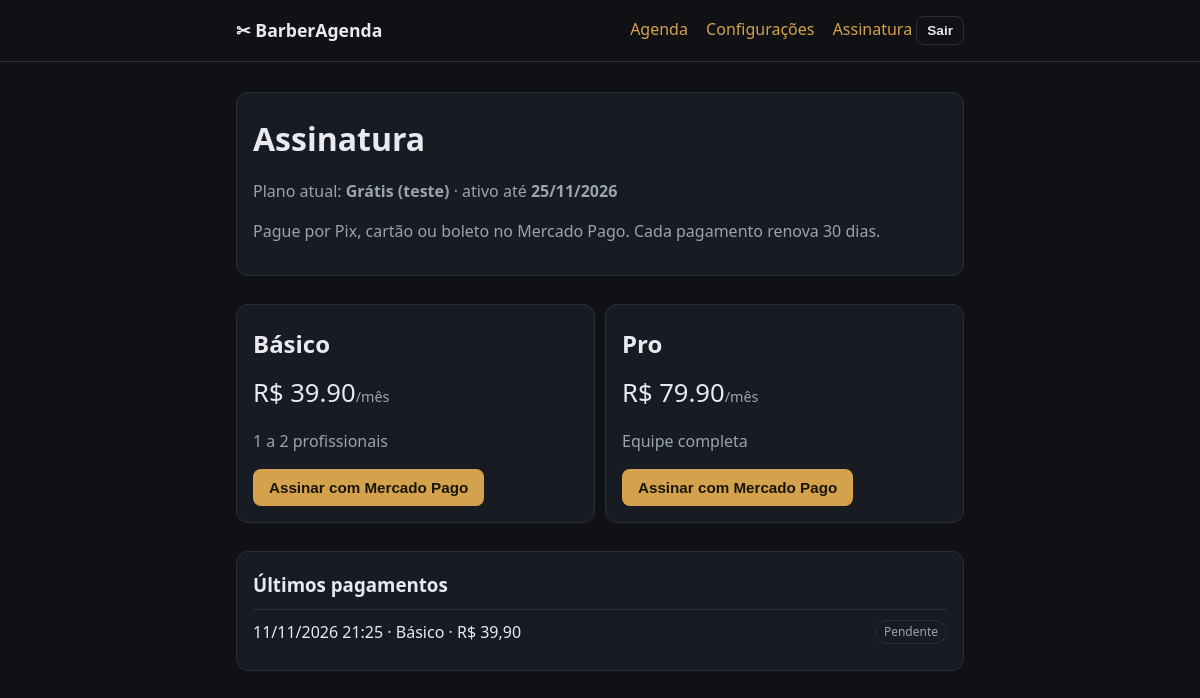
The app's page /painel/assinatura/ (signed in) with its own data.
### agenda/models.py (models this page shows, shortened)
class Barbearia(models.Model):
    dono = models.OneToOneField(
        settings.AUTH_USER_MODEL, on_delete=models.CASCADE, related_name="barbearia"
    )
    nome = models.CharField(max_length=120)
    slug = models.SlugField(unique=True, help_text="Endereço público: /b/<slug>/")
    telefone_whatsapp = models.CharField(
        max_length=20, blank=True, help_text="Só números, com DDD. Ex: 11999998888"
    )
    abre_as = models.TimeField(default=time(9, 0))
    fecha_as = models.TimeField(default=time(19, 0))
    intervalo_minutos = models.PositiveIntegerField(
        default=30, help_text="Tamanho de cada horário na agenda"
    )
    plano = models.CharField(max_length=10, choices=Plano.choices, default=Plano.GRATIS)
    assinatura_ativa_ate = models.DateField(
        null=True, blank=True, help_text="Fim do período pago/teste"
    )
    criado_em = models.DateTimeField(auto_now_add=True)
    class Meta:
        verbose_name = "barbearia"
    @property
    def assinatura_valida(self):
        if self.assinatura_ativa_ate is None:
            return True
        return self.assinatura_ativa_ate >= timezone.localdate()

class Pagamento(models.Model):
    class Status(models.TextChoices):
        PENDENTE = "pendente", "Pendente"
        APROVADO = "aprovado", "Aprovado"
        RECUSADO = "recusado", "Recusado"
    barbearia = models.ForeignKey(
        Barbearia, on_delete=models.CASCADE, related_name="pagamentos"
    )
    plano = models.CharField(max_length=10, choices=Plano.choices)
    valor = models.DecimalField(max_digits=8, decimal_places=2)
    status = models.CharField(
        max_length=10, choices=Status.choices, default=Status.PENDENTE
    )
    mp_preference_id = models.CharField(max_length=80, blank=True)
    mp_payment_id = models.CharField(max_length=40, blank=True, null=True, unique=True)
    criado_em = models.DateTimeField(auto_now_add=True)
    aprovado_em = models.DateTimeField(null=True, blank=True)
    class Meta:
        ordering = ["-criado_em"]

### agenda/views.py (the view, shortened to what this page needs)
# urls.py: path("painel/assinatura/", views.assinatura, name="assinatura"),
@login_required
def assinatura(request):
    barbearia = _barbearia(request)
    planos = settings.PLANOS_PRECOS
    return render(
        request,
        "agenda/assinatura.html",
        {
            "barbearia": barbearia,
            "planos": planos,
            "pagamentos": barbearia.pagamentos.all()[:10],
        },
    )

### agenda/views.py (called while the page is built)
def _barbearia(request):
    try:
        return Barbearia.objects.get(dono=request.user)
    except Barbearia.DoesNotExist:
        raise SemBarbearia()

### agenda/templates/agenda/assinatura.html (shortened to what this page needs)
{% extends "base.html" %}
{% block content %}
<div class="card">
  <h1>Assinatura</h1>
  <p class="muted">
    Plano atual: <strong>{{ barbearia.get_plano_display }}</strong>
    {% if barbearia.assinatura_ativa_ate %}
      · {% if barbearia.assinatura_valida %}ativo até <strong>{{ barbearia.assinatura_ativa_ate|date:"d/m/Y" }}</strong>
      {% else %}<strong style="color:var(--bad)">expirado em {{ barbearia.assinatura_ativa_ate|date:"d/m/Y" }}</strong>{% endif %}
    {% endif %}
  </p>
  <p class="muted">Pague por Pix, cartão ou boleto no Mercado Pago. Cada pagamento renova 30 dias.</p>
</div>
<div class="row">
  {% for chave, p in planos.items %}
  <div class="card" style="flex:1 1 220px">
    <h2>{{ p.nome }}</h2>
    <p style="font-size:1.6rem;margin:.2em 0">R$ {{ p.preco }}<span class="muted" style="font-size:.9rem">/mês</span></p>
    <p class="muted">{{ p.descricao }}</p>
    <form method="post">{% csrf_token %}
      <button type="submit">Assinar com Mercado Pago</button>
    </form>
  </div>
  {% endfor %}
</div>
{% if pagamentos %}
<div class="card">
  <h3>Últimos pagamentos</h3>
  {% for pg in pagamentos %}
    <div class="item"><span>{{ pg.criado_em|date:"d/m/Y H:i" }} · {{ pg.get_plano_display }} · R$ {{ pg.valor }}</span><span class="tag">{{ pg.get_status_display }}</span></div>
  {% endfor %}
</div>
{% endif %}
{% endblock %}

### templates/base.html (shortened to what this page needs)
<!doctype html>
<html lang="pt-br">
<head>
</head>
<body>
  <header class="top">
    <div class="wrap">
      <a class="brand" href="{% url 'home' %}">✂ BarberAgenda</a>
      <nav>
        {% if user.is_authenticated %}
          <a href="{% url 'painel' %}">Agenda</a>
          <a href="{% url 'configuracoes' %}">Configurações</a>
          <a href="{% url 'assinatura' %}">Assinatura</a>
          <form class="inline" method="post" action="{% url 'logout' %}">{% csrf_token %}<button class="btn sec sm" type="submit">Sair</button></form>
        {% else %}
          <a href="{% url 'login' %}">Entrar</a>
          <a href="{% url 'cadastro' %}">Teste grátis</a>
        {% endif %}
      </nav>
    </div>
  </header>
  <main class="wrap">
    {% block content %}{% endblock %}
  </main>
</body>
</html>

### templates/base.html (style rules this page uses)
:root { --bg:#0f1115; --card:#181b22; --line:#2a2f3a; --txt:#e8eaf0; --mut:#9aa3b2; --acc:#d4a24c; --ok:#3fb27f; --bad:#e5645c; }
* { box-sizing: border-box; }
body { margin:0; font-family: system-ui, sans-serif; background:var(--bg); color:var(--txt); line-height:1.5; }
a { color: var(--acc); }
.wrap { max-width: 760px; margin: 0 auto; padding: 16px; }
header.top { border-bottom:1px solid var(--line); }
header.top .wrap { display:flex; align-items:center; justify-content:space-between; gap:12px; flex-wrap:wrap; }
header.top nav a { margin-left:14px; text-decoration:none; }
.brand { font-weight:700; color:var(--txt); text-decoration:none; font-size:1.1rem; }
.card { background:var(--card); border:1px solid var(--line); border-radius:12px; padding:16px; margin:14px 0; }
h1,h2,h3 { margin:.2em 0 .5em; }
button, .btn { display:inline-block; background:var(--acc); color:#1a1405; border:0; padding:10px 16px; border-radius:8px; font-weight:600; cursor:pointer; text-decoration:none; font-size:.95rem; }
.btn.sec { background:transparent; color:var(--txt); border:1px solid var(--line); }
.btn.sm, button.sm { padding:6px 10px; font-size:.85rem; }
.row { display:flex; gap:10px; flex-wrap:wrap; align-items:center; }
.row > * { flex: 1 1 140px; }
.muted { color:var(--mut); }
.tag { font-size:.75rem; padding:2px 8px; border-radius:999px; border:1px solid var(--line); color:var(--mut); }
.item { display:flex; justify-content:space-between; gap:12px; align-items:center; flex-wrap:wrap; padding:10px 0; border-top:1px solid var(--line); }
form.inline { display:inline; }

### records on screen
Barbearia: plano "Grátis (teste)", assinatura_ativa_ate "25/11/2026"
Pagamento: criado_em "11/11/2026 21:25", plano "Básico", valor "39,90", status "Pendente"

### other values on screen
{{ p.nome }} "Básico" "Pro"
{{ p.preco }} "39.90" "79.90"
{{ p.descricao }} "1 a 2 profissionais" "Equipe completa"
